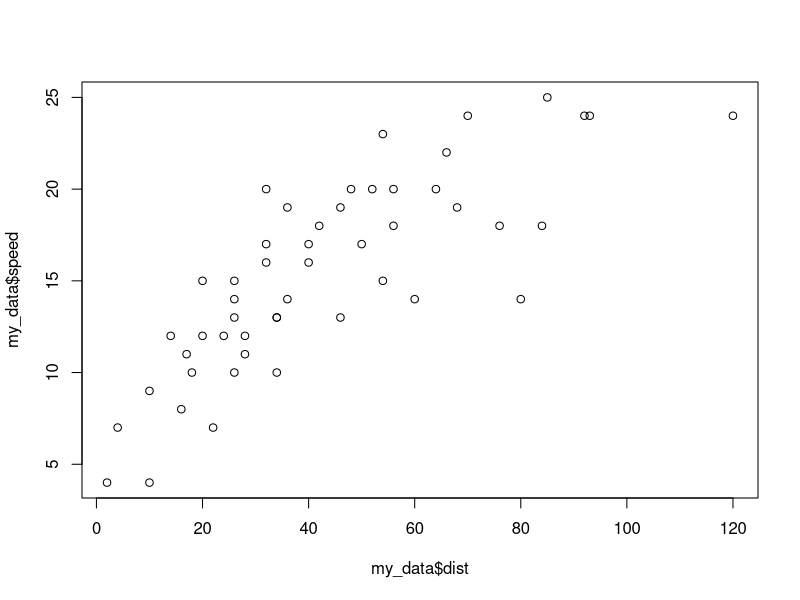

Reproduce this figure in R.
## ---- chunk 1
# Hello World
my_data <- cars
my_data
## ---- chunk 2
plot(my_data$speed ~ my_data$dist)
## ---- chunk 3
sessionInfo()
